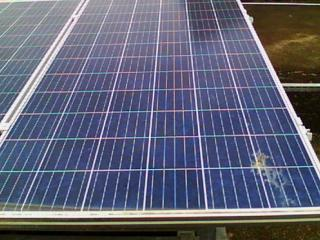
#> input picture FLIR.jpg, 320 x 240 px
$ python bird.py
#> lines starting #> are read from the running program, lines starting #| are printed output that depends on the picture; after the words box and inside, x2 and y2 are one past the last pixel; in counts of white or black regions, pixels touching at a corner belong together
import cv2 as cv
import numpy as np

l_h = 60
l_s = 0
l_v = 0
u_h = 164
u_s = 190
u_v = 255
l_h2 = 14
l_s2 = 0
l_v2 = 96
u_h2 = 60
u_s2 = 119
u_v2 = 238

citra = cv.imread("FLIR.jpg", -1)
#> citra is the input picture: shape (240, 320, 3); mean B, G, R 119.1, 99.3, 97

blur = cv.GaussianBlur(citra, (5,5), 2)
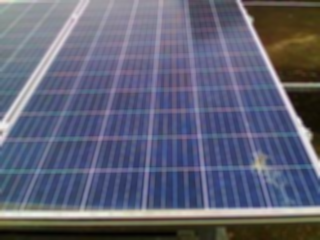
#> blur: shape (240, 320, 3); mean B, G, R 119.1, 99.3, 97

hsv = cv.cvtColor(blur, cv.COLOR_BGR2HSV)
#> hsv: shape (240, 320, 3); mean H, S, V 97, 83.9, 125.5

gray = cv.cvtColor(blur, cv.COLOR_BGR2GRAY)
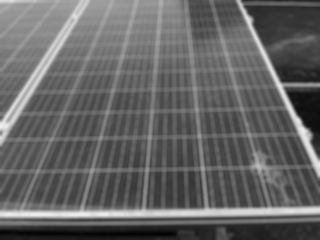
#> gray: shape (240, 320); min 3, max 239, mean 100.9

l_thres = np.array([l_h, l_s, l_v])
u_thres = np.array([u_h, u_s, u_v])

mask = cv.inRange(hsv, l_thres, u_thres)
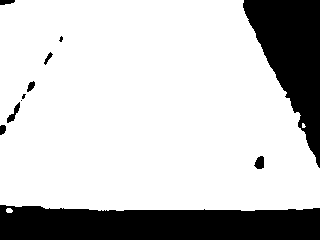
#> mask: shape (240, 320); 78% white; 11 black regions (3 under 20 px), largest, box (x1, y1, x2, y2) and area: (0, 205, 320, 240) 9795, (243, 0, 320, 168) 6701, (254, 156, 264, 169) 98

kernal = np.ones((2,2),"uint8")

panel = cv.morphologyEx(mask,cv.MORPH_ELLIPSE,kernal)
#> panel: shape (240, 320); 78.4% white; 11 black regions (3 under 20 px), largest, box (x1, y1, x2, y2) and area: (0, 206, 320, 240) 9480, (244, 0, 320, 168) 6611, (255, 157, 265, 170) 98
panel = cv.erode(panel,cv.getStructuringElement(cv.MORPH_ELLIPSE, (8,8)))
#> panel: shape (240, 320); 74.6% white; 7 black regions, largest, box (x1, y1, x2, y2) and area: (0, 203, 320, 240) 10537, (241, 0, 320, 172) 7395, (0, 79, 40, 140) 774
panel = cv.dilate(panel,cv.getStructuringElement(cv.MORPH_RECT, (8,8)))
#> panel: shape (240, 320); 79.1% white; 10 black regions (2 under 20 px), largest, box (x1, y1, x2, y2) and area: (0, 207, 320, 240) 9192, (245, 0, 320, 166) 6465, (0, 0, 17, 7) 88
panel = cv.dilate(panel,cv.getStructuringElement(cv.MORPH_RECT, (9,9)))
#> panel: shape (240, 320); 82.6% white; 3 black regions (1 under 20 px), largest, box (x1, y1, x2, y2) and area: (0, 211, 320, 240) 7850, (250, 0, 320, 151) 5526
panel = cv.erode(panel,cv.getStructuringElement(cv.MORPH_ERODE, (7,7)))
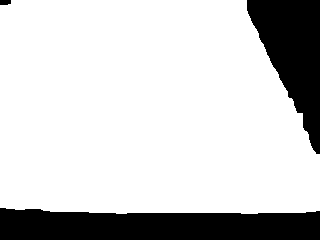
#> panel: shape (240, 320); 80.3% white; 3 black regions

result = cv.bitwise_and(citra, citra, mask=panel)
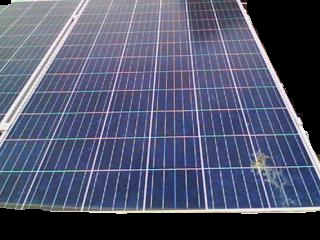
#> result: shape (240, 320, 3); mean B, G, R 109.4, 85.4, 81.3

contours, hierarchy = cv.findContours(panel, 1, 2)
#> contours = 1 contour; box (x1, y1, x2, y2) and area: (0, 0, 320, 214) 61204

cnt = contours[0]
#> cnt = contour of 131 points, box (x1, y1, x2, y2) (0, 0, 320, 214), area 61204

modul = cv.drawContours(result, contours, 0, (255,0,0), 3)
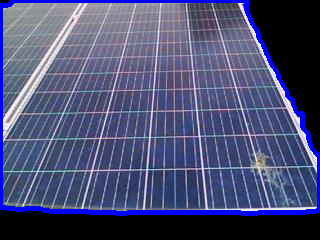
#> modul: shape (240, 320, 3); mean B, G, R 116.5, 79.5, 75.4

citra2 = cv.cvtColor(result, cv.COLOR_BGR2HSV)
#> citra2: shape (240, 320, 3); mean H, S, V 95.6, 73.9, 116.6

l_thres2 = np.array([l_h2, l_s2, l_v2])
u_thres2 = np.array([u_h2, u_s2, u_v2])

mask2 = cv.inRange(citra2, l_thres2, u_thres2)
#> mask2: shape (240, 320); 0.23% white; 25 white regions (24 under 20 px), largest, box (x1, y1, x2, y2) and area: (254, 156, 264, 169) 92

soil = cv.morphologyEx(mask2,cv.MORPH_ELLIPSE,kernal)
#> soil: shape (240, 320); 0.15% white; 4 white regions (3 under 20 px), largest, box (x1, y1, x2, y2) and area: (255, 158, 265, 170) 90
soil = cv.erode(soil,cv.getStructuringElement(cv.MORPH_ELLIPSE, (8,8)))
#> soil: shape (240, 320); 0% white in thin lines or dots, all inside (x1, y1, x2, y2) = (260, 164, 262, 165)
soil = cv.dilate(soil,cv.getStructuringElement(cv.MORPH_RECT, (14,14)))
#> soil: shape (240, 320); 0.27% white; 1 white region, box (x1, y1, x2, y2) and area: (254, 158, 269, 172) 210
soil = cv.dilate(soil,cv.getStructuringElement(cv.MORPH_RECT, (14,14)))
#> soil: shape (240, 320); 0.98% white; 1 white region, box (x1, y1, x2, y2) and area: (248, 152, 276, 179) 756
soil = cv.erode(soil,cv.getStructuringElement(cv.MORPH_ERODE, (3,3)))
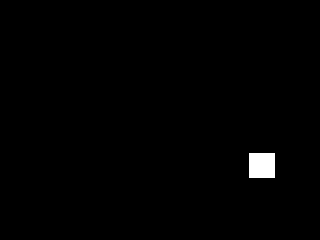
#> soil: shape (240, 320); 0.85% white; 1 white region, box (x1, y1, x2, y2) and area: (249, 153, 275, 178) 650

#result2 = cv.bitwise_or(result, modul, mask=soil)

contours2, hierarchy = cv.findContours(soil, 1, 2)
#> contours2 = [[[249, 153], [249, 177], [274, 177], [274, 153]]]

cnt1 = contours2[0]
#> cnt1 = [[249, 153], [249, 177], [274, 177], [274, 153]]

result2 = cv.drawContours(modul, contours2, 0, (0,0,255), 2)

cv.imshow("source", citra)
cv.imshow("mask panel", mask)
cv.imshow("mask soil", mask2)
cv.imshow("soil", soil)
cv.imshow("panel", panel)
cv.imshow("result", result2)

cv.waitKey(0)
cv.destroyAllWindows()
